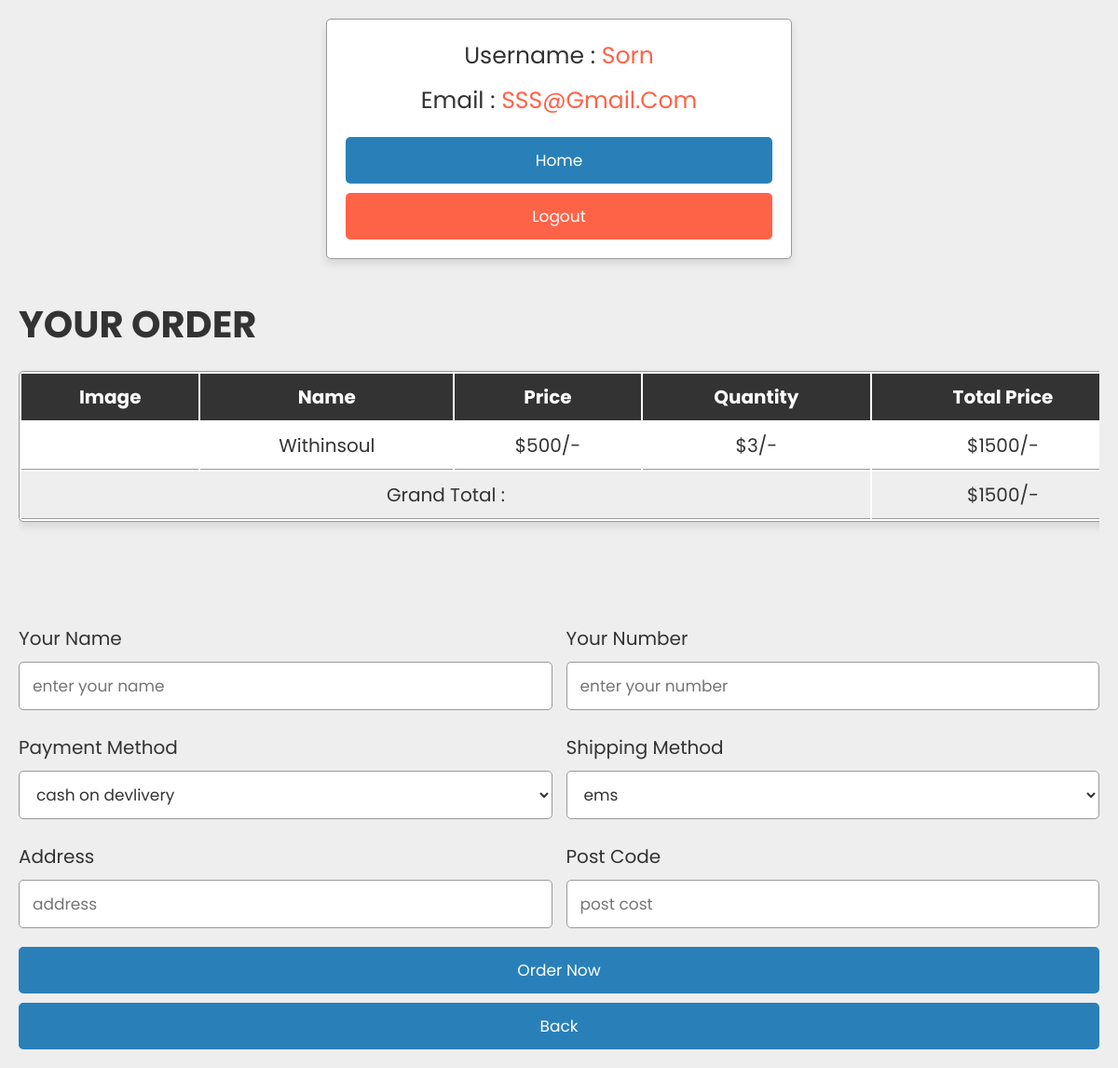
Page /order.php (signed in) on the committed database.
### tables this page shows
CREATE TABLE `user_form` (
  `id` int(11) NOT NULL,
  `name` varchar(200) NOT NULL,
  `email` varchar(200) NOT NULL,
  `password` varchar(200) NOT NULL
);

CREATE TABLE `cart` (
  `id` int(11) NOT NULL,
  `user_id` int(11) NOT NULL,
  `name` varchar(100) NOT NULL,
  `price` int(11) NOT NULL,
  `quantity` int(11) NOT NULL
);

### order.php (the view, shortened to what this page needs)
<?php
include 'config.php';
$user_id = $_SESSION['user_id'];
?>
<!DOCTYPE html>
<html lang="en">
<head>
    <link rel="stylesheet" href="style.css">
    <link rel="stylesheet" href="style2.css">
</head>
<body>
<div class="container">
<div class="user-profile">
<?php
   $select_user = mysqli_query($conn, "SELECT * FROM `user_form` WHERE id = '$user_id'") or die('query failed');
   if(mysqli_num_rows($select_user) > 0){
      $fetch_user = mysqli_fetch_assoc($select_user);
   };
?>
<p> username : <span><?php echo $fetch_user['name']; ?></span> </p>
<p> email : <span><?php echo $fetch_user['email']; ?></span> </p>
<div class="flex">
   <a href="proj.html" class="btn">Home</a>
   <a href="index.php?logout=<?php echo $user_id; ?>" onclick="return confirm('are your sure you want to logout?');" class="delete-btn">logout</a>
</div>
</div>
<div class="shopping-cart">
<h1 class="heading">Your order</h1>
<table>
      <thead>
         <th>image</th>
         <th>name</th>
         <th>price</th>
         <th>quantity</th>
         <th>total price</th>
      </thead>
      <tbody>
      <?php
         $cart_query = mysqli_query($conn, "SELECT * FROM `cart` WHERE user_id = '$user_id'") or die('query failed');
         $grand_total = 0;
         if(mysqli_num_rows($cart_query) > 0){
            while($fetch_cart = mysqli_fetch_assoc($cart_query))
            {
      ?>
         <tr>
            <td><img src="pic2.jpg" height="100" alt=""></td>
            <td><?php echo $fetch_cart['name']; ?></td>
            <td>$<?php echo $fetch_cart['price']; ?>/-</td>
            <td>$<?php echo $fetch_cart['quantity']; ?>/-</td>
            <td>$<?php echo $sub_total = ($fetch_cart['price'] * $fetch_cart['quantity']); ?>/-</td>
         </tr>
      <?php
         $grand_total += $sub_total;
            }
         }else{
            echo '<tr><td style="padding:20px; text-transform:capitalize;" colspan="6">no item added</td></tr>';
         }
      ?>
      <tr class="table-bottom">
         <td colspan="4">grand total :</td>
         <td>$<?php echo $grand_total; ?>/-</td>
      </tr>
   </tbody>
   </table>
</div>
</div>
<div class="checkout-form">
<form action="" method="post">
<div class="flex">
         <div class="inputBox">
            <span>your name</span>
            <input type="text" placeholder="enter your name" name="name" required>
         </div>
         <div class="inputBox">
            <span>your number</span>
            <input type="text" placeholder="enter your number" name="number" required>
         </div>
         <div class="inputBox">
            <span>payment method</span>
            <select name="pay_method">
               <option value="cash on delivery" selected>cash on devlivery</option>
            </select>
         </div>
         <div class="inputBox">
            <span> shipping method</span>
            <select name="ship_method">
               <option value="ems" selected>ems</option>
            </select>
         </div>
         <div class="inputBox">
            <span>address</span>
            <input type="text" placeholder="address" name="address" required>
         </div>
         <div class="inputBox">
            <span>post code</span>
            <input type="text" placeholder="post cost" name="post_code" required>
         </div>
      </div>
     <input type="submit" value="order now" name="order_btn" class="btn">
         <a href="index.php" class="btn">Back</a>
</form>
</div>
</body>
</html>

### style.css (style rules this page uses)
:root { --blue:#3498db; --red:#e74c3c; --orange:#f39c12; --black:#333; --white:#fff; --light-bg:#eee; --box-shadow:0 5px 10px rgba(0,0,0,.1); --border:2px solid var(--black); }
* { font-family: 'Poppins', sans-serif; margin:0; padding:0; box-sizing: border-box; outline: none; border: none; text-decoration: none; }
body { background-color: var(--light-bg); }
.btn, .delete-btn, .option-btn { display: inline-block; padding:10px 30px; cursor: pointer; font-size: 18px; color:var(--white); border-radius: 5px; text-transform: capitalize; }
.btn { background-color: var(--blue); margin-top: 10px; }
.delete-btn { background-color: var(--red); }
.container { padding:0 20px; margin:0 auto; max-width: 1200px; padding-bottom: 70px; }
.container .heading { text-align: center; margin-bottom: 20px; font-size: 40px; text-transform: uppercase; color:var(--black); }
.container .user-profile { padding:20px; text-align: center; border:var(--border); background-color: var(--white); box-shadow: var(--box-shadow); border-radius: 5px; margin:20px auto; max-width: 500px; }
.container .user-profile p { margin-bottom: 10px; font-size: 25px; color:var(--black); }
.container .user-profile p span { color:var(--red); }
.container .user-profile .flex { display: flex; justify-content: center; flex-wrap: wrap; gap:10px; align-items: flex-end; }
.container .shopping-cart { padding:20px 0; }
.container .shopping-cart table { width: 100%; text-align: center; border:var(--border); border-radius: 5px; box-shadow: var(--box-shadow); background-color: var(--white); }
.container .shopping-cart table thead { background-color: var(--black); }
.container .shopping-cart table thead th { padding:10px; color:var(--white); text-transform: capitalize; font-size: 20px; }
.container .shopping-cart table .table-bottom { background-color: var(--light-bg); }
.container .shopping-cart table tr td { padding:10px; font-size: 20px; color:var(--black); }
.container .shopping-cart table tr td:nth-child(1) { padding:0; }
@media (max-width:1200px) { .container .shopping-cart { overflow-x: scroll; } }
@media (max-width:1200px) { .container .shopping-cart table { width: 1200px; } }
.checkout-form form { padding:2rem; border-radius: .5rem; background-color: var(--bg-color); }
.checkout-form form .flex { display: flex; flex-wrap: wrap; gap:1.5rem; }
.checkout-form form .flex .inputBox { flex:1 1 40rem; }
.checkout-form form .flex .inputBox span { font-size: 2rem; color:var(--black); }
.checkout-form form .flex .inputBox input, .checkout-form form .flex .inputBox select { width: 100%; background-color: var(--white); font-size: 1.7rem; color:var(--black); border-radius: .5rem; margin:1rem 0; padding:1.2rem 1.4rem; text-transform: none; border:var(--border); }

### rows in the picture
user_form: name "Sorn", email "SSS@gmail.com"
cart: name "Withinsoul", price "500", quantity "3", $sub_total = ($fetch_cart['price'] * $fetch_cart['quantity']) "1500"

### other values in the picture
$grand_total "1500"
